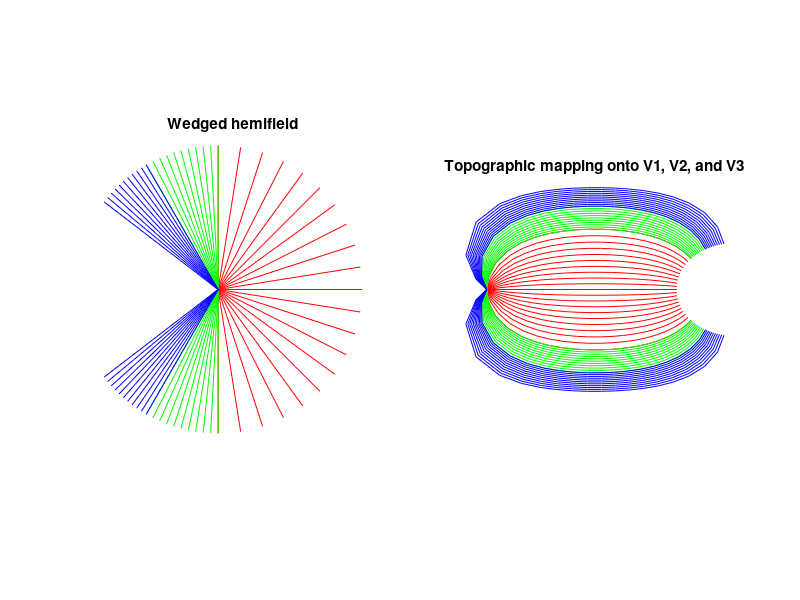

Write MATLAB code to recreate this figure.
%%% global params
k = 15.0;   % global map scale parameter 'k'

a = 0.5;    % global map parameter 'a'
b = 80.0;   % global map parameter 'b'

alpha1 = 1.000; % azimuthal shear in V1
alpha2 = 0.333; % azimuthal shear in V2
alpha3 = 0.250; % azimuthal shear in V3

ecc = 90;   % extent of visual field eccentricity
Necc = 20;  % number of steps in eccentricity
Npol = 22;  % number of steps in polar angle

%%% compute derived shear parameters
phi1 = (pi/2) * ( 1 - alpha1 );
phi2 = (pi/2) * ( 1 - alpha2 );
phi3 = (pi/2) * ( 1 - alpha3 );

%%% build real 'r' and 'theta' coordinate vectors
% create 'r' exponentially spaced in [0, 'ecc']
radius = linspace(log(a), log(ecc+a), Necc)';
r = ( exp(radius) - a );

% build vectors of polar angles relabeled by shearing
theta = [linspace(-pi/2, -eps*1e5, Npol/2),...
        linspace(+eps*1e5, +pi/2, Npol/2)];
    
thetaV1 = (alpha1*theta);
thetaV2 = (alpha2*theta) + ...
          (sign(theta)*(phi2+phi1));
thetaV3 = (alpha3*theta) + ...
          (sign(theta)*(pi-phi1-phi2));
      
%%% compute complex coordinates and mappings
% visual field
z = r*exp(1i*theta);

% wedge mapping
zV1 = r*exp(1i*thetaV1);
zV2 = -conj(r*exp(1i*thetaV2));
zV3 = r*exp(1i*thetaV3);

% dipole mapping
wV1 = k*log( (zV1+a)./(zV1+b) ) - k*log(a/b);
wV2 = k*log( (zV2+a)./(zV2+b) ) - k*log(a/b);
wV3 = k*log( (zV3+a)./(zV3+b) ) - k*log(a/b);

% plot
figure;
subplot(1,2,1);
hold on
plot(zV1,'r');
plot(zV2,'g');
plot(zV3,'b');
axis image; axis off;
title('Wedged hemifield');

subplot(1,2,2);
hold on
plot(wV1,'r');
plot(wV2,'g');
plot(wV3,'b');
axis image; axis off;
title('Topographic mapping onto V1, V2, and V3');